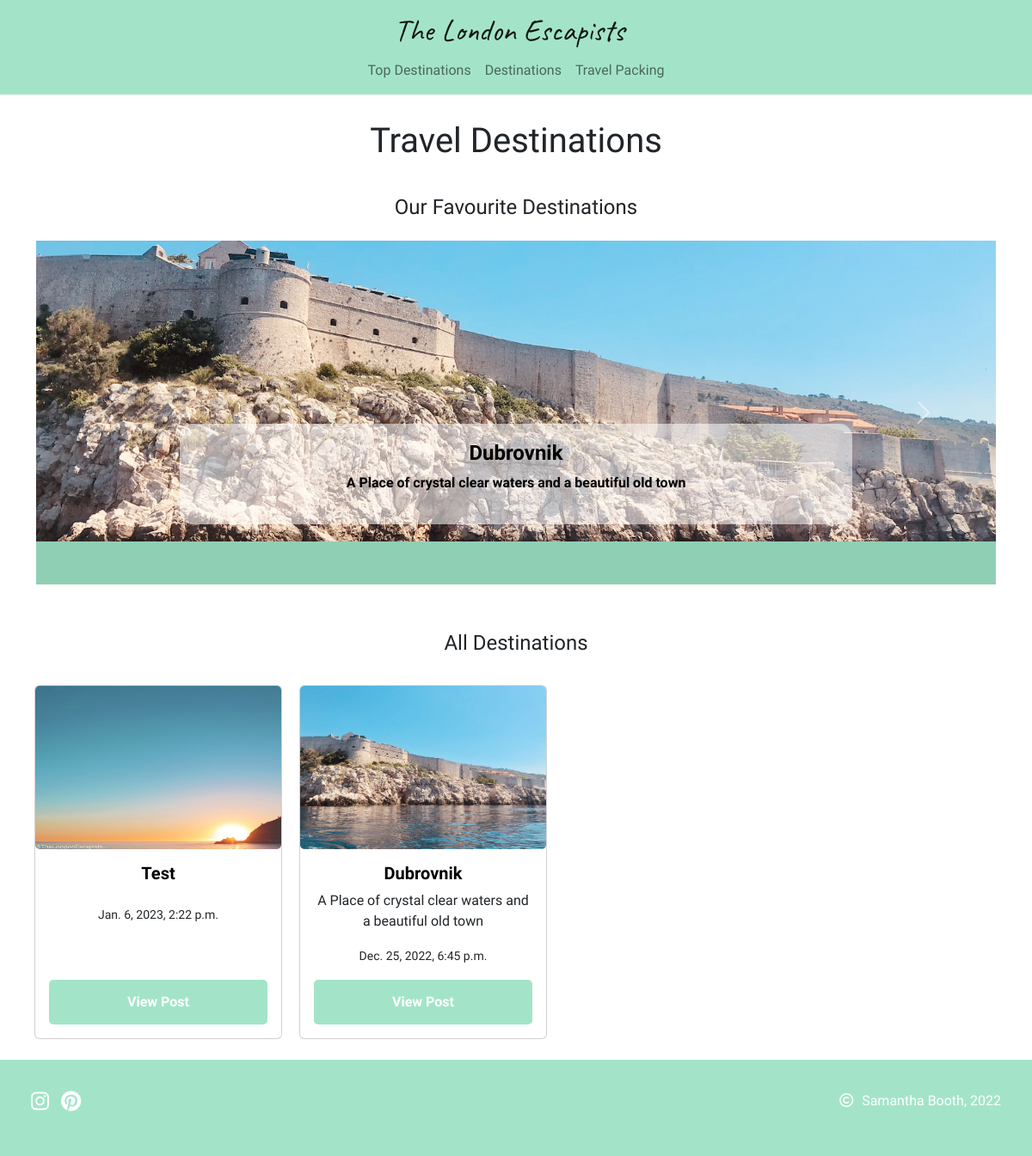
Before: /destinations/all-destinations/ with the older database file.
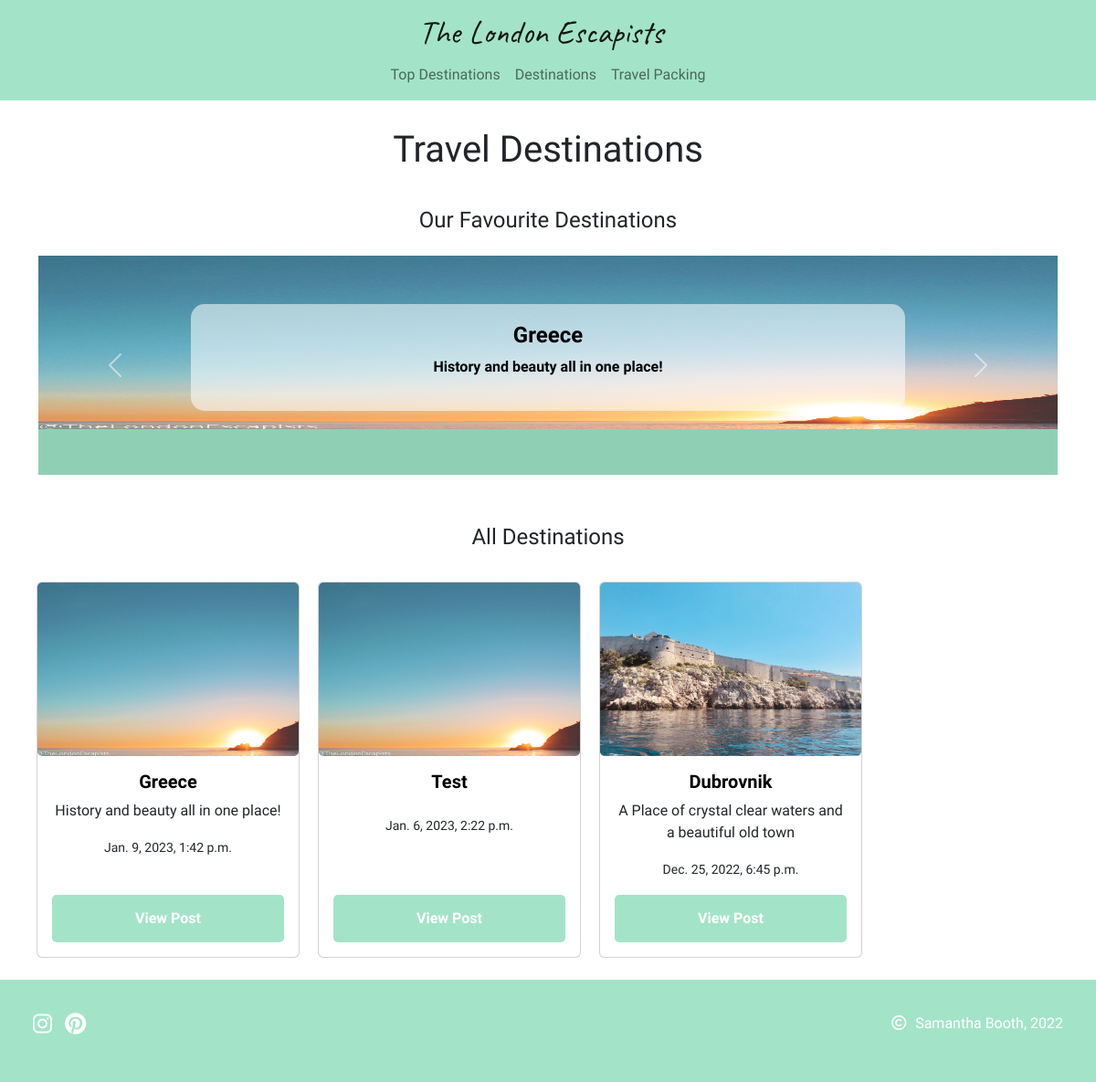
After: the same page with the newer database file.
### travel_destinations/models.py (models this page shows, shortened)
class Destinations(models.Model):
    destination_image = models.ImageField(null=True, blank=True)
    destination = models.CharField(max_length=50, null=False, blank=False)
    destination_subheading = models.CharField(
        max_length=150, null=False, blank=True)
    created_on = models.DateTimeField(auto_now_add=True)
    updated_on = models.DateTimeField(auto_now=True)
    intro = models.TextField(max_length=1000, blank=True)
    activities = models.TextField(max_length=1000, blank=True)
    activity_image = models.ImageField(null=True, blank=True)
    food = models.TextField(max_length=1000, blank=True)
    food_image = models.ImageField(null=True, blank=True)
    additional_info = models.TextField(max_length=1000, blank=True)
    additional_image = models.ImageField(null=True, blank=True)
    top_destination = models.BooleanField(default=False)
    status = models.IntegerField(choices=STATUS, default=0)
    slug = models.SlugField(max_length=200, unique=True)
    class Meta:
        ordering = ['-created_on']
        """Removes extra 's' from Model name"""
        verbose_name_plural = 'Travel Destinations'

### travel_destinations/views.py (the view)
# urls.py: path("all-destinations/", views.all_destinations,
def all_destinations(request):
    destinations_list = Destinations.objects.filter(
        status=1).order_by('-created_on')
    top_dest = Destinations.objects.filter(top_destination=True)
    template = 'all_destinations.html'
    context = {
        'destinations_list': destinations_list,
        'top_dest': top_dest,
    }
    return render(request, template, context)

### travel_destinations/templates/all_destinations.html (shortened to what this page needs)
{% extends "base.html" %}
{% load static %}
{% block extra_css %}
<link rel="stylesheet" href="{% static 'travel_destinations/css/destinations.css' %}">
{% endblock %}
{% block content %}
<div class="container destinations-container">
    <div>
        <h1 class="headings destination-page-header">Travel Destinations</h1>
    </div>
<div class="carousel-div">
    <div>
        <h4 class="mb-4 mt-4 sub-header">Our Favourite Destinations</h4>
    </div>
    <div id="carouselExampleCaptions" class="carousel slide carousel-style" data-bs-ride="false">
        <div class="carousel-inner bg">
            {% for destinations in top_dest %}
                    <div class="carousel-item {% if forloop.counter0 == 0 %} active {% endif %}">
                        {% if destinations.destination_image %}
                        <img src="{{ destinations.destination_image.url }}" class="d-block w-100 carousel-imgs" alt="Top Destination">
                        {% else %}
                        <img src="/media/card-placeholder.png" class="card-img-top card-img" alt="Placeholder image">
                        {% endif %}
                        <div class="carousel-caption d-none d-md-block">
                            <a href="#" class="carousel-header">
                                <h4>{{ destinations.destination }}</h4>
                            </a>
                            <p>{{ destinations.destination_subheading }}</p>
                        </div>
                    </div>
            {% endfor %}
        </div>
        <button class="carousel-control-prev" type="button" data-bs-target="#carouselExampleCaptions"
            data-bs-slide="prev">
            <span class="carousel-control-prev-icon" aria-hidden="true"></span>
        </button>
        <button class="carousel-control-next" type="button" data-bs-target="#carouselExampleCaptions"
            data-bs-slide="next">
            <span class="carousel-control-next-icon" aria-hidden="true"></span>
        </button>
    </div>
</div>
    <div class="row">
        <h4 class="mb-4 mt-4 sub-header">All Destinations</h4>
        {% for destinations in destinations_list %}
        <div class="card destination-card mb-4">
            {% if destinations.destination_image %}
            <a href="{% url 'destination_details' destinations.slug %}">
                <img src="{{ destinations.destination_image.url }}" class="card-img-top card-img" alt="{{ destinations.destination }}">
            </a>
            <div class="card-body">
                <a href="{% url 'destination_details' destinations.slug %}" class="destination-link">
                    <h5 class="card-title">{{ destinations.destination }}</h5>
                </a>
                <p class="card-text">{{ destinations.destination_subheading }}</p>
                <p class="card-text"><small>{{ destinations.created_on }}</small></p>
                <a href="{% url 'destination_details' destinations.slug %}" class="post-btn mt-auto">View Post</a>
            </div>
            {% else %}
            <a href="{% url 'destination_details' destinations.slug %}">
                <img src="/media/card-placeholder.png" class="card-img-top card-img" alt="Placeholder image">
            </a>
            <div class="card-body">
                <a href="{% url 'destination_details' destinations.slug %}" class="destination-link">
                    <h5 class="card-title">{{ destinations.destination }}</h5>
                </a>
                <p class="card-text">{{ destinations.destination_subheading }}</p>
                <p class="card-text"><small>{{ destinations.created_on }}</small></p>
                <a href="{% url 'destination_details' destinations.slug %}" class="post-btn mt-auto">View Post</a>
            </div>
            {% endif %}
        </div>
        {% empty %}
        <div>
            <p>No Destinations to display</p>
        </div>
        {% endfor %}
    </div>
</div>
{% endblock %}

Changed rows visible on the page:
no longer on one of the page's lists (row unchanged): Destinations: destination "Dubrovnik", destination_subheading "A Place of crystal clear waters and a beautiful old town"
added Destinations: destination "Greece", destination_subheading "History and beauty all in one place!", created_on "Jan. 9, 2023, 1:42 p.m."
